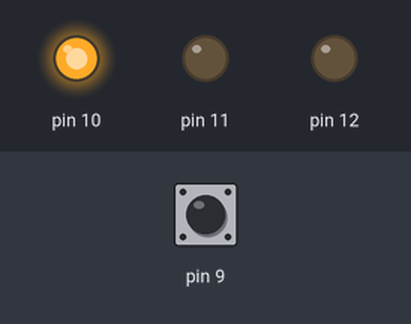
The sketch below on a simulated Arduino Uno, built with avr-gcc and run on an emulated ATmega328P. On the bench: output pins drawn as LEDs (lit = HIGH). The test bench sets the inputs (shaded band); at power-on: pin 9 HIGH.

Above: at 2.5 s.
At 5.5 s:
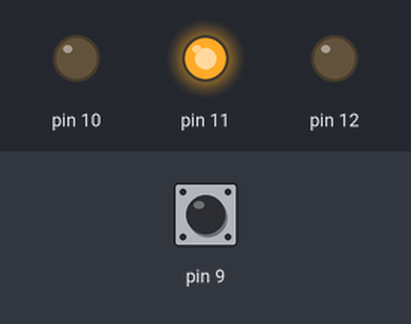
At 8.5 s:
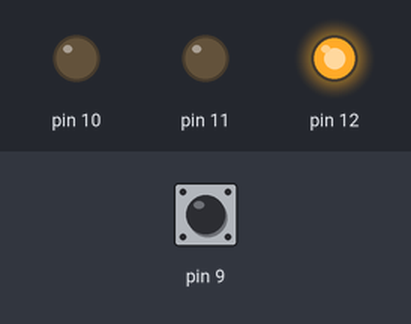
Timing chart, 0 to 14.3 s (numbered marks = the images above):
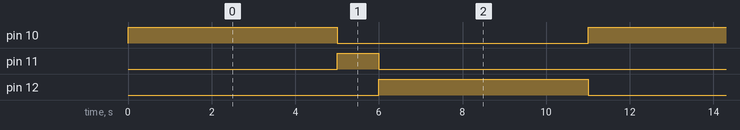

The sketch:

Entrada_Digital_090321.ino
```cpp
int EntradaPin=0;
void setup()
{
  pinMode(10,OUTPUT);
  pinMode(11,OUTPUT);
  pinMode(12,OUTPUT);

  pinMode(9,INPUT);
  digitalWrite(9,HIGH);
}
void loop()
{
  EntradaPin=digitalRead(9);
  if(EntradaPin==1)
  {
    digitalWrite(10,HIGH);
    delay(5000);
    digitalWrite(10,LOW);
    digitalWrite(11,HIGH);
    delay(1000);
    digitalWrite(11,LOW);
    digitalWrite(12,HIGH);
    delay(5000);
    digitalWrite(12,LOW);
  }
  else
  {
    digitalWrite(10,LOW);
    digitalWrite(11,LOW);
    digitalWrite(12,LOW);
  }
}
```

Measured:
- by itself, pin 10, pin 12: alternates HIGH for 5.0 s and LOW for 6.0 s
- by itself, pin 11: alternates HIGH for 1.0 s and LOW for 10.0 s
- by itself, everything shown: repeats every 11.0 s, in 4 steps
